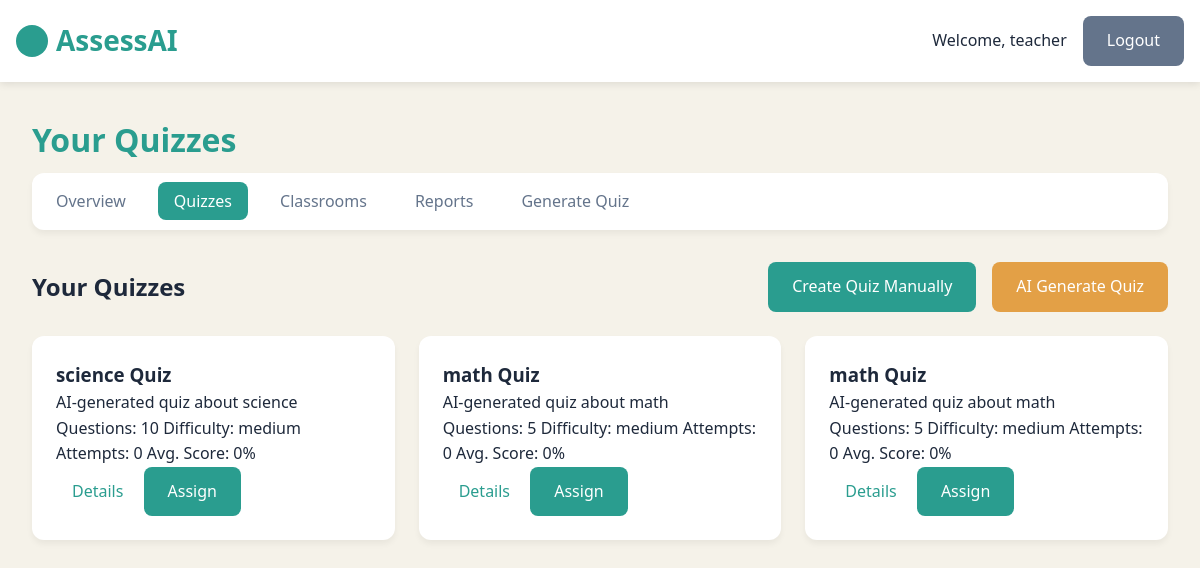
Before: /quizzes (signed in) with the older database file.
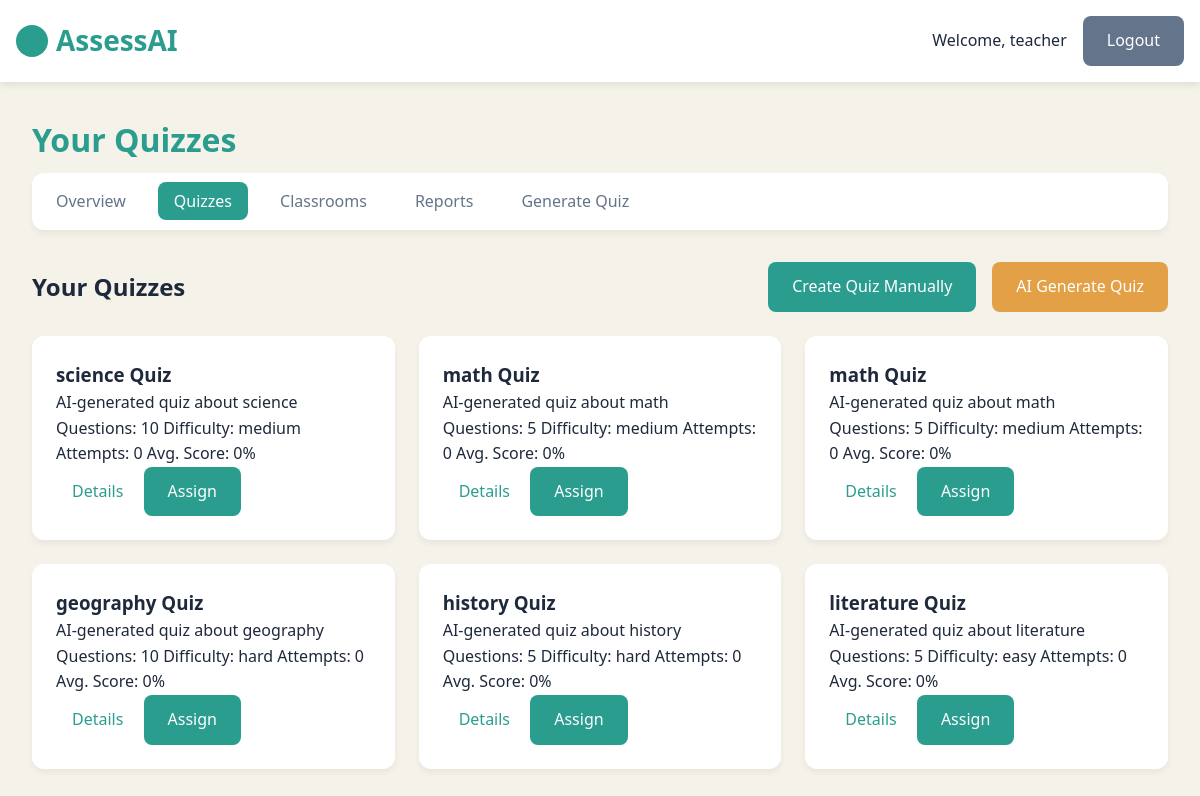
After: the same page with the newer database file.
### models.py (models this page shows)
class Quiz(db.Model):
    id = db.Column(db.Integer, primary_key=True)
    title = db.Column(db.String(100), nullable=False)
    description = db.Column(db.Text)
    created_date = db.Column(db.DateTime, default=datetime.utcnow)
    difficulty = db.Column(db.String(20), default='medium')
    teacher_id = db.Column(db.Integer, db.ForeignKey('user.id'), nullable=False)
    questions = db.relationship('Question', backref='quiz', lazy='select')
    assigned_classrooms = db.relationship(
        'Classroom',
        secondary=quiz_classroom,
        backref=db.backref('assigned_quizzes', lazy='select')
    )
    assignments = db.relationship('QuizAssignment', back_populates='quiz')

### app.py (the view)
@app.route('/quizzes')
@teacher_required
def quizzes():
    teacher_id = session['user_id']
    quizzes = Quiz.query.filter_by(teacher_id=teacher_id).all()
    return render_template('quizzes.html', quizzes=quizzes)

### app.py (called while the page is built)
def teacher_required(f):
    @wraps(f)
    def decorated_function(*args, **kwargs):
        if 'user_id' not in session or session['user_type'] != 'teacher':
            flash('Teacher access required', 'error')
            return redirect(url_for('login'))
        return f(*args, **kwargs)
    return decorated_function

### templates/quizzes.html (shortened to what this page needs)
{% extends 'base.html' %}
{% block content %}
<div class="dashboard-container">
    <h1 class="dashboard-title">Your Quizzes</h1>
    <nav class="dashboard-nav">
        <ul>
            <li><a href="{{ url_for('teacher_dashboard') }}">Overview</a></li>
            <li class="active"><a href="{{ url_for('quizzes') }}">Quizzes</a></li>
            <li><a href="{{ url_for('classrooms') }}">Classrooms</a></li>
            <li><a href="#">Reports</a></li>
            <li><a href="{{ url_for('ai_generate_quiz') }}">Generate Quiz</a></li>
        </ul>
    </nav>
    <div class="dashboard-header">
        <h2>Your Quizzes</h2>
        <div class="dashboard-actions">
            <a href="{{ url_for('create_quiz') }}" class="btn btn-primary">Create Quiz Manually</a>
            <a href="{{ url_for('ai_generate_quiz') }}" class="btn btn-highlight">AI Generate Quiz</a>
        </div>
    </div>
    <div class="quizzes-grid">
        {% for quiz in quizzes %}
        <div class="quiz-card">
            <h3>{{ quiz.title }}</h3>
            <p>{{ quiz.description }}</p>
            <div class="quiz-meta">
                <span>Questions: {{ quiz.questions|length }}</span>
                <span>Difficulty: {{ quiz.difficulty }}</span>
                <span>Attempts: 0</span>
                <span>Avg. Score: 0%</span>
            </div>
            <div class="quiz-actions">
                <a href="{{ url_for('quiz_details', quiz_id=quiz.id) }}" class="btn btn-text">Details</a>
                <a href="{{ url_for('assign_quiz', quiz_id=quiz.id) }}" class="btn btn-primary">Assign</a>
            </div>
        </div>
        {% else %}
        <p class="no-quizzes">You haven't created any quizzes yet.</p>
        {% endfor %}
    </div>
</div>
{% endblock %}

### templates/base.html (shortened to what this page needs)
<!DOCTYPE html>
<html lang="en">
<head>
    <link rel="stylesheet" href="{{ url_for('static', filename='css/styles.css') }}">
</head>
<body>
    <header>
        <div class="header-container">
            <a href="/" class="logo">AssessAI</a>
            <div class="header-right">
                {% if session.get('user_id') %}
                    <span class="welcome-message">Welcome, {{ session.get('name') }}
                    </span>
                    <a href="{{ url_for('logout') }}" class="btn btn-secondary">Logout</a>
                {% endif %}
            </div>
        </div>
    </header>
    <main>
        {% block content %}{% endblock %}
    </main>
</body>
</html>

### static/css/styles.css (style rules this page uses)
:root { --primary-color: #2A9D8F; --primary-hover: #238277; --secondary-color: #64748b; --background-light: #f5f2e9; --text-color: #1e293b; --accent-color: #e3a046; --error-color: #ef4444; --success-color: #10b981; }
* { box-sizing: border-box; margin: 0; padding: 0; }
body { font-family: 'Segoe UI', system-ui, sans-serif; line-height: 1.6; color: var(--text-color); background-color: var(--background-light); min-height: 100vh; }
header { background: white; box-shadow: 0 2px 8px rgba(0,0,0,0.1); padding: 1rem 0; position: sticky; top: 0; z-index: 100; }
.header-container { display: flex; justify-content: space-between; align-items: center; max-width: 1200px; margin: 0 auto; padding: 0 1rem; }
.logo { font-size: 1.75rem; font-weight: bold; color: var(--primary-color); text-decoration: none; display: flex; align-items: center; }
.logo::before { content: ""; display: inline-block; width: 32px; height: 32px; margin-right: 8px; background-size: contain; }
.header-right { display: flex; align-items: center; gap: 1rem; }
.welcome-message { color: var(--text-color); font-weight: 500; }
.dashboard-container { max-width: 1200px; margin: 0 auto; padding: 20px; }
.dashboard-title { font-size: 2rem; margin-bottom: 10px; color: #333; }
.btn { display: inline-block; padding: 0.75rem 1.5rem; border-radius: 0.5rem; font-weight: 500; text-align: center; text-decoration: none; cursor: pointer; transition: all 0.3s; border: none; }
.btn-primary { background-color: var(--primary-color); color: white; }
.btn-secondary { background-color: var(--secondary-color); color: white; }
.btn-highlight { background-color: var(--accent-color); color: white; }
.btn-text { background: transparent; color: var(--primary-color); padding: 0.5rem 1rem; }
.dashboard-container { padding: 2rem; max-width: 1200px; margin: 0 auto; }
.dashboard-title { font-size: 2rem; font-weight: 700; color: var(--primary-color); margin-bottom: 0.5rem; }
.dashboard-nav { background: white; border-radius: 0.75rem; padding: 0.5rem; margin-bottom: 2rem; box-shadow: 0 4px 6px rgba(0,0,0,0.05); }
.dashboard-nav ul { list-style: none; display: flex; gap: 1rem; }
.dashboard-nav li { padding: 0.5rem 0; }
.dashboard-nav li a { color: var(--secondary-color); text-decoration: none; padding: 0.5rem 1rem; border-radius: 0.5rem; transition: all 0.2s; }
.dashboard-nav li.active a { color: white; background-color: var(--primary-color); font-weight: 500; }
.dashboard-header { display: flex; justify-content: space-between; align-items: center; margin-bottom: 1.5rem; }
.dashboard-actions { display: flex; gap: 1rem; }
.quizzes-grid, .row { display: grid; grid-template-columns: repeat(auto-fill, minmax(300px, 1fr)); gap: 1.5rem; margin-bottom: 2rem; }
.quiz-card, .card, .classroom-card, .action-card { background: white; border-radius: 0.75rem; padding: 1.5rem; box-shadow: 0 4px 6px rgba(0,0,0,0.05); transition: all 0.3s; }

Changed rows visible on the page:
added Quiz: title "geography Quiz", description "AI-generated quiz about geography", questions|length "10", difficulty "hard"
added Quiz: title "history Quiz", description "AI-generated quiz about history", questions|length "5", difficulty "hard"
added Quiz: title "literature Quiz", description "AI-generated quiz about literature", questions|length "5", difficulty "easy"
